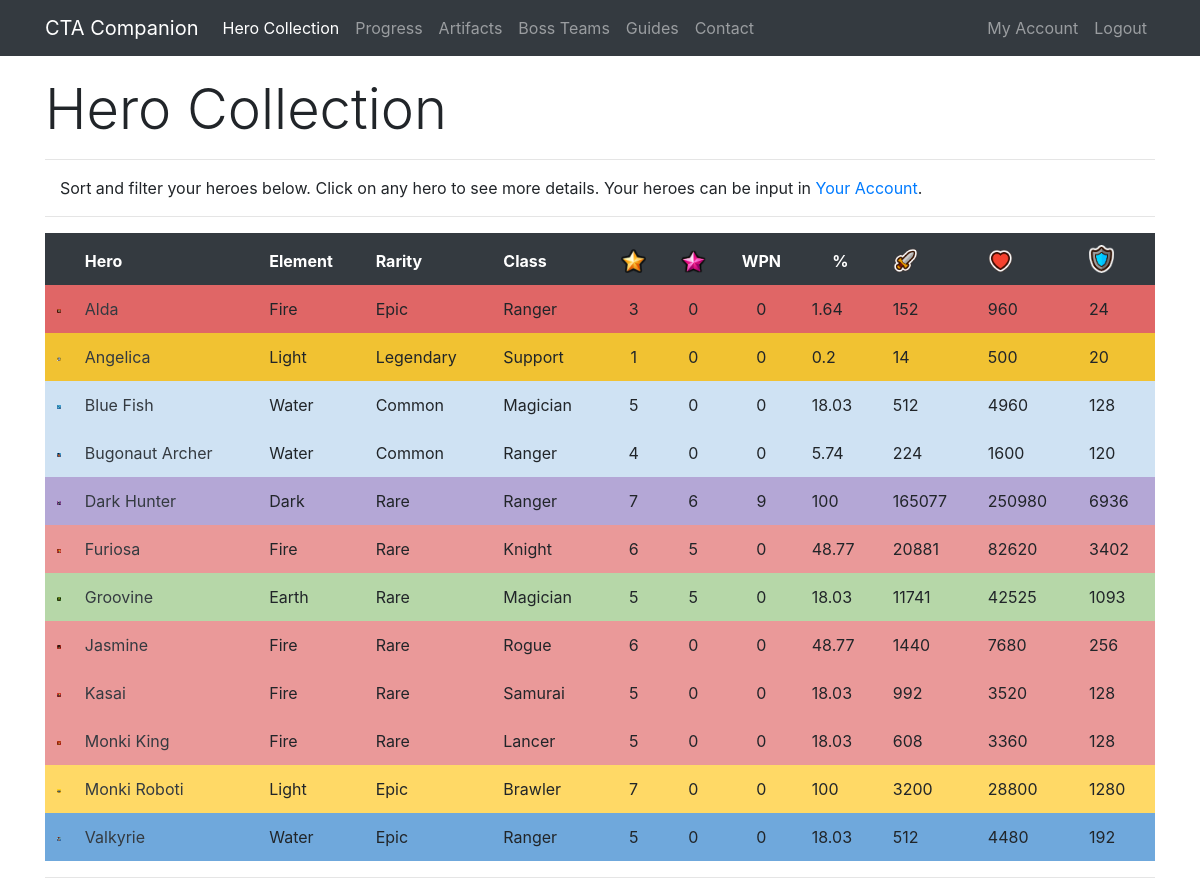
The page /collection/Cayumi (signed in, upper part) on the database as committed earlier.
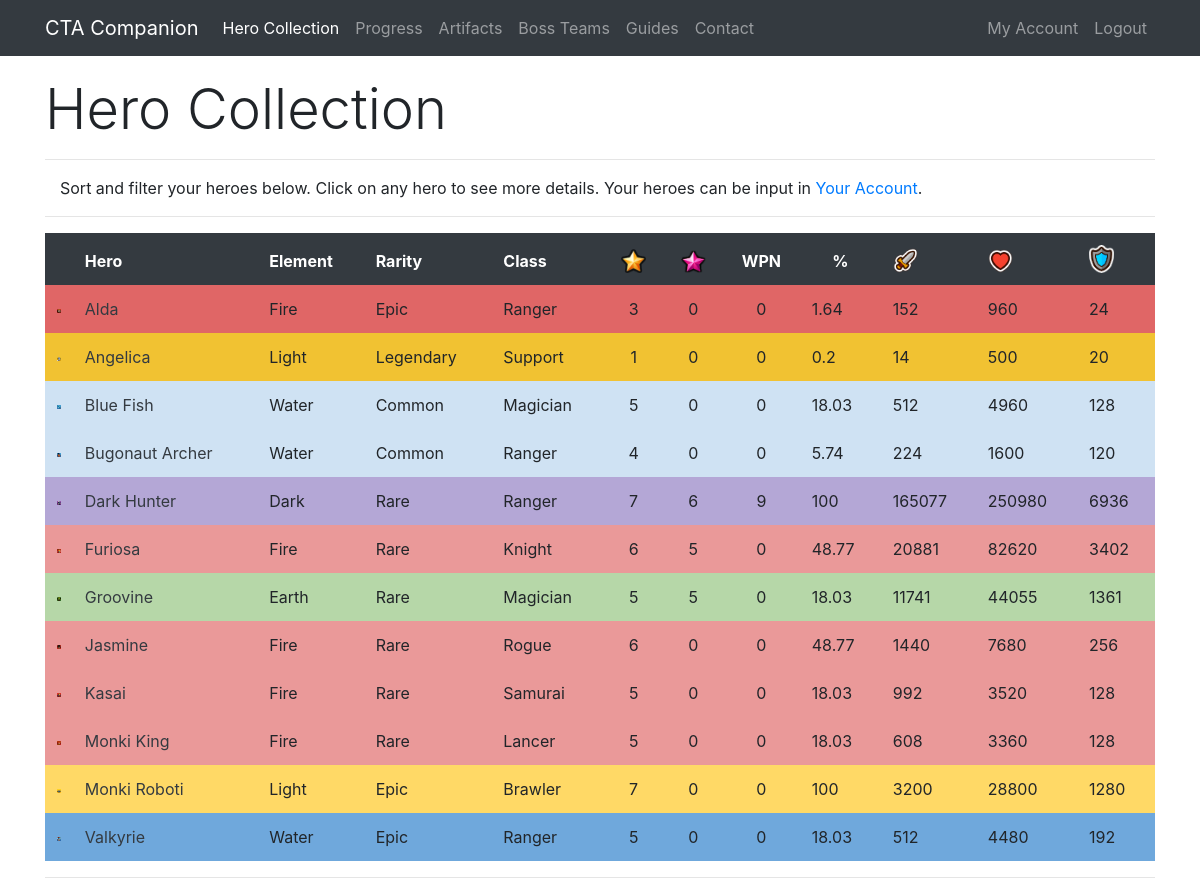
The same page on the database as committed later.
### app/models.py (models this page shows, shortened)
class Hero(db.Model):
    id = db.Column(db.Integer, primary_key=True)
    level = db.Column(db.Integer, index=True)
    awaken = db.Column(db.Integer, index=True)
    wpn = db.Column(db.Integer, index=True)
    medals = db.Column(db.Integer, index=True)
    runedAtk = db.Column(db.Integer, index=True)
    runedHp = db.Column(db.Integer, index=True)
    runedDef = db.Column(db.Integer, index=True)
    runedAps = db.Column(db.Integer, index=True)
    runedCrit = db.Column(db.Integer, index=True)
    runedCritDmg = db.Column(db.Integer, index=True)
    user_id = db.Column(db.Integer, db.ForeignKey('user.id'))
    base_id = db.Column(db.Integer, db.ForeignKey('base.id'))
    def atk(self):
        runedAttack = self.runedAtk
        base = self.baseStats.atk
        level = self.level
        awaken = self.awaken
        atk = int(base * (2 ** (level - 1)) * (1.5 ** awaken))
        runedAtk = atk + (atk * (runedAttack / 100))
        return int(runedAtk)
    def hp(self):
        runedHP = self.runedHp
        base = self.baseStats.hp
        level = self.level
        awaken = self.awaken
        hp = int(base * (2 ** (level - 1)) * (1.5 ** awaken))
        runedHP = hp + (hp * (runedHP / 100))
        return int(runedHP)
    def defense(self):
        runedDef = self.runedDef
        base = self.baseStats.defense
        level = self.level
        awaken = self.awaken
        defense = int(base * (2 ** (level - 1)) * (1.5 ** awaken))
        runedDef = defense + (defense * (runedDef / 100))
        return int(runedDef)
    def progress(self):
        level = self.level
        medals = self.medals
        if level == 0:
            accumulated = 0
            total = accumulated + medals
        elif level == 1:
            accumulated = 10
            total = accumulated + medals
        elif level == 2:
            accumulated = 30
            total = accumulated + medals
        elif level == 3:
            accumulated = 80
            total = accumulated + medals
        elif level == 4:
            accumulated = 280
            total = accumulated + medals
        elif level == 5:
            accumulated = 880
            total = accumulated + medals
        elif level == 6:
            accumulated = 2380
            total = accumulated + medals
        elif level == 7:
            accumulated = 4880
            total = accumulated + medals
        total = (total / 4880) * 100
        if total == 100:
            return int(total)
        return round(total, 2)

class Base(db.Model):
    id = db.Column(db.Integer, primary_key=True)
    name = db.Column(db.String(32), index=True, unique=True)
    nameSafe = db.Column(db.String(32), index=True, unique=True)
    job = db.Column(db.String(16), index=True)
    rarity = db.Column(db.String(16), index=True)
    element = db.Column(db.String(16), index=True)
    gender = db.Column(db.String(16), index=True)
    crusher = db.Column(db.Integer, index=True)
    fly = db.Column(db.Integer, index=True)
    blitz = db.Column(db.Integer, index=True)
    atk = db.Column(db.Integer, index=True)
    hp = db.Column(db.Integer, index=True)
    defense = db.Column(db.Integer, index=True)
    crit = db.Column(db.Integer, index=True)
    critDmg = db.Column(db.Integer, index=True)
    movespeed = db.Column(db.Integer, index=True)
    aps = db.Column(db.Integer, index=True)
    arange = db.Column(db.Integer, index=True)
    resistance = db.Column(db.Integer, index=True)
    frenzy = db.Column(db.Integer, index=True)
    dodge = db.Column(db.Integer, index=True)
    stun = db.Column(db.Integer, index=True)
    stunTime = db.Column(db.Integer, index=True)
    aoe = db.Column(db.Integer, index=True)
    ult = db.Column(db.Integer, index=True)
    kshp = db.Column(db.Integer, index=True)
    gold = db.Column(db.Integer, index=True)
    freeze = db.Column(db.Integer, index=True)
    freezeTime = db.Column(db.Integer, index=True)
    freezeDmg = db.Column(db.Integer, index=True)
    burn = db.Column(db.Integer, index=True)
    burnTime = db.Column(db.Integer, index=True)
    burnDmg = db.Column(db.Integer, index=True)
    poison = db.Column(db.Integer, index=True)
    poisonTime = db.Column(db.Integer, index=True)
    poisonDmg = db.Column(db.Integer, index=True)
    sp2 = db.Column(db.Integer, index=True)
    sp2num = db.Column(db.Integer, index=True)
    buffElement = db.Column(db.String(16), index=True)
    buffType = db.Column(db.Integer, index=True)
    buffStat = db.Column(db.String(16), index=True)
    buff = db.Column(db.Integer, index=True)
    heroes = db.relationship('Hero', backref='baseStats', lazy='dynamic')

### app/routes.py (the view)
@app.route('/collection/<username>')
@login_required
def collection(username):
    user = User.query.filter_by(username=username).first_or_404()
    heroes = Hero.query.filter_by(player=user)
    heroactive = 1
    return render_template('collection.html', user=user, heroes=heroes, title='Hero Collection', heroactive=heroactive)

### app/models.py (called while the page is built)
@login.user_loader
def load_user(id):
    return User.query.get(int(id))

### app/templates/collection.html (shortened to what this page needs)
{% extends "base.html" %}
{% block content %}
 <div class="row pt-3">
    <div class="col-lg-12">
      <h1 class="display-4">Hero Collection</h1>
      <hr>
      <p class="instructions">Sort and filter your heroes below. Click on any hero to see more details. Your heroes can be input in <a href="{{ url_for('account', username=current_user.username) }}">Your Account</a>.</p>
        <hr>
    </div>
 </div>
  <div class="row">
    <div class="col-lg-12">
<table id="ctac" class="table table-borderless" style="width:100%">
        <thead class="thead-dark">
            <tr>
                <th data-priority="1">&nbsp;</th>
                <th data-priority="2">Hero</th>
                <th data-priority="12">Element</th>
                <th data-priority="11">Rarity</th>
                <th data-priority="10">Class</th>
                <th data-priority="3" class="text-center"><img src="{{ url_for('static', filename='star.png') }}" width="25" alt="Star Level"></th>
                <th data-priority="4" class="text-center"><img src="{{ url_for('static', filename='awaken.png') }}" width="25" alt="Awaken"></th>
                <th data-priority="5" class="text-center">WPN</th>
                <th data-priority="6" class="text-center">%</th>
                <th data-priority="7"><img src="{{ url_for('static', filename='atk.png') }}" width="25" alt="Attack"></th>
                <th data-priority="8"><img src="{{ url_for('static', filename='hp.png') }}" width="25" alt="HP"></th>
                <th data-priority="9"><img src="{{ url_for('static', filename='def.png') }}" width="25" alt="Defense"></th>
            </tr>
        </thead>
        <tbody>
        {% for i in heroes %}
        {% if i.level > 0 %}
        <tr>
            <td class="{{i.baseStats.element}}{{i.baseStats.rarity}}" width="25"><img class="img-fluid" src="/static/{{i.baseStats.nameSafe}}.png" alt="{{i.baseStats.name}}"></td>
            <td class="{{i.baseStats.element}}{{i.baseStats.rarity}}"><a class="text-dark" href="{{ url_for('hero', heroid=i.id) }}">{{ i.baseStats.name }}</b></td>
            <td class="{{i.baseStats.element}}{{i.baseStats.rarity}}">{{ i.baseStats.element }}</td>
            <td class="{{i.baseStats.element}}{{i.baseStats.rarity}}">{{ i.baseStats.rarity }}</td>
            <td class="{{i.baseStats.element}}{{i.baseStats.rarity}}">{{ i.baseStats.job }}</td>
            <td class="text-center {{i.baseStats.element}}{{i.baseStats.rarity}}">{{ i.level }}</td>
            <td class="text-center {{i.baseStats.element}}{{i.baseStats.rarity}}">{{ i.awaken }}</td>
            <td class="text-center {{i.baseStats.element}}{{i.baseStats.rarity}}">{{ i.wpn }}</td>
            <td class="text center {{i.baseStats.element}}{{i.baseStats.rarity}}">{{ i.progress() }}</td>
            <td class="{{i.baseStats.element}}{{i.baseStats.rarity}}">{{ i.atk() }}</td>
            <td class="{{i.baseStats.element}}{{i.baseStats.rarity}}">{{ i.hp() }}</td>
            <td class="{{i.baseStats.element}}{{i.baseStats.rarity}}">{{ i.defense() }}</td>
        </tr>
        {% endif %}
        {% endfor %}
        </tbody>
</table>
        <hr>
    </div>
  </div>
{% endblock %}

Rows that differ between the two databases and show on the page:
changed Hero "Groovine": hp "42525" → "44055"; defense "1093" → "1361"
